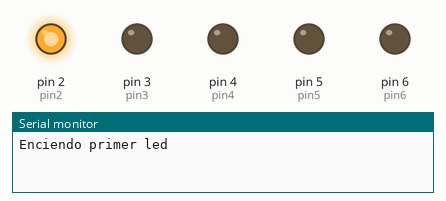
This sketch was run on a simulated Arduino Uno, built with avr-gcc and run on an emulated ATmega328P. Parts: output pins drawn as LEDs (lit = HIGH), the last lines printed to the serial monitor.

Above: at 0.05 s.
At 0.25 s:
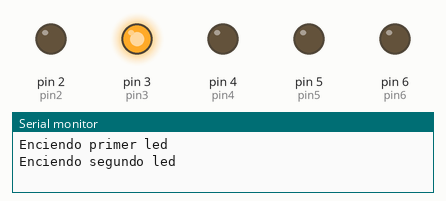
At 0.85 s:
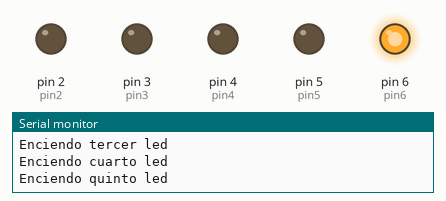
At 1.05 s:
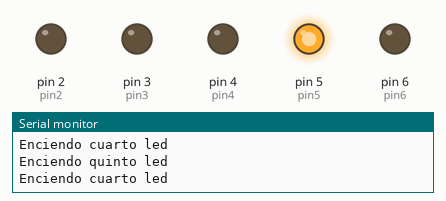
At 2.05 s:
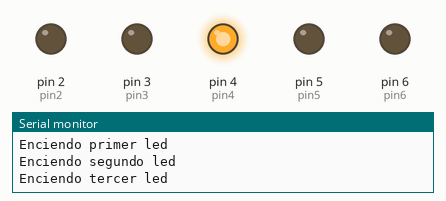
At 3.55 s:
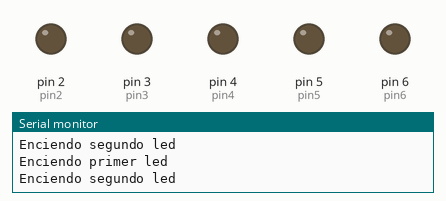
Timing chart, 0 to 3.9 s (numbered marks = the images above):
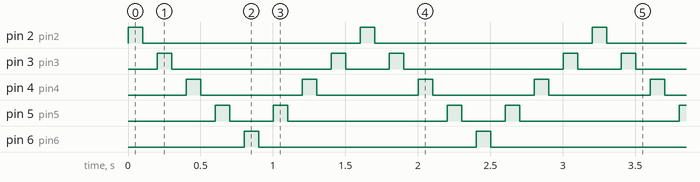

Measured:
- by itself, pin 2 (pin2), pin 6 (pin6): alternates HIGH for 0.10 s and LOW for 1.5 s
- by itself, pin 3 (pin3): repeats every 1.6 s: LOW 1.1 s, HIGH 0.10 s, LOW 0.30 s, HIGH 0.10 s
- by itself, pin 4 (pin4): alternates HIGH for 0.10 s and LOW for 0.70 s
- by itself, pin 5 (pin5): repeats every 1.6 s: LOW 0.30 s, HIGH 0.10 s, LOW 1.1 s, HIGH 0.10 s

The sketch:

Ejercicio06-CocheFantasticoSimple.ino
```cpp
/* Knight Rider 1
 * --------------
 *
 * Basically an extension of Blink_LED.
 *
 *
 * (cleft) 2005 K3, Malmo University
 * @author: David Cuartielles
 * @hardware: David Cuartielles, Aaron Hallborg
 * modifed by: aprendiendoarduino
 */

int pin2 = 2;
int pin3 = 3;
int pin4 = 4;
int pin5 = 5;
int pin6 = 6;
int timer = 100;

void setup(){
  Serial.begin(9600);
  pinMode(pin2, OUTPUT);
  pinMode(pin3, OUTPUT);
  pinMode(pin4, OUTPUT);
  pinMode(pin5, OUTPUT);
  pinMode(pin6, OUTPUT);
}

void loop() {

   //timer = analogRead(A0);	//El valor leido por analog read es el temporizador

   digitalWrite(pin2, HIGH);
   Serial.println("Enciendo primer led");
   delay(timer);
   digitalWrite(pin2, LOW);
   delay(timer);

   digitalWrite(pin3, HIGH);
   Serial.println("Enciendo segundo led");
   delay(timer);
   digitalWrite(pin3, LOW);
   delay(timer);

   digitalWrite(pin4, HIGH);
   Serial.println("Enciendo tercer led");
   delay(timer);
   digitalWrite(pin4, LOW);
   delay(timer);

   digitalWrite(pin5, HIGH);
   Serial.println("Enciendo cuarto led");
   delay(timer);
   digitalWrite(pin5, LOW);
   delay(timer);

   digitalWrite(pin6, HIGH);
   Serial.println("Enciendo quinto led");
   delay(timer);
   digitalWrite(pin6, LOW);
   delay(timer);

   digitalWrite(pin5, HIGH);
   Serial.println("Enciendo cuarto led");
   delay(timer);
   digitalWrite(pin5, LOW);
   delay(timer);

   digitalWrite(pin4, HIGH);
   Serial.println("Enciendo tercer led");
   delay(timer);
   digitalWrite(pin4, LOW);
   delay(timer);

   digitalWrite(pin3, HIGH);
   Serial.println("Enciendo segundo led");
   delay(timer);
   digitalWrite(pin3, LOW);
   delay(timer);
}
```
